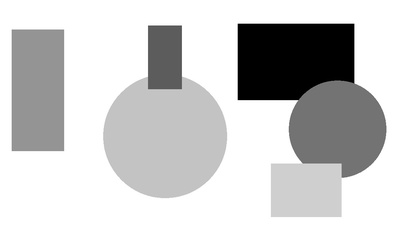
%> input picture COMP 558 Computer Vision/A1/Code and Images/myimage3.jpg, 420 x 236 px, shrunk from 1152 x 648 before the run
$ octave Question3.m   (GNU Octave 9; MATLAB toolbox functions it lacks are replaced by stand-ins)
%> lines starting %> are read from the running program, lines starting %| are printed output that depends on the picture; in (x1, y1, x2, y2) boxes, pixels count from 0 and x2, y2 are one past the last pixel; in counts of white or black regions, pixels touching at a corner belong together; the program's own positions count from 1
### COMP 558 Computer Vision/A1/Code and Images/make2DLOG.m
%My log filter
function log = make2DLOG(sigma)
hg = zeros(3,3)
for i=1:3
    for j=1:3
        hg(i,j) = exp(-((i-2)^2+(j-2)^2)/(2*sigma^2));
    end
end
for i=1:3
    for j=1:3
        log(i,j) = ((i-2)^2+(j-2)^2-2*sigma^2)*hg(i,j)/(sigma^4*sum(sum(hg)));
    end
end
log = log-sum(sum(log))/9;
end

### COMP 558 Computer Vision/A1/Code and Images/Question3.m
%read the image, take gray image of it
image = imread('myimage3.jpg');
%> image is the input picture: size 236x420x3 uint8; min 0, max 255, mean 204.9
disp(size(image))
%|    236   420     3
image = rgb2gray(image);
%> image: size 236x420 uint8
%define an array of simga
sigma = [0.5 1 2 4];
for n = 1:size(sigma,2)
    %conv the pic with my LOG filter
    image_filtered = conv2(image,make2DLOG(sigma(n)),'same');
    zero_crossing = zeros(size(image_filtered,1),size(image_filtered,2))
    %go through every pixel, find if the opposite neighbour have oppoosite
    %signs
    for i = 2:size(image_filtered,1)-1
        for j = 2:size(image_filtered,2)-1
            if image_filtered(i-1,j)>=0 && image_filtered(i+1,j)<0 || image_filtered(i-1,j)<0 && image_filtered(i+1,j)>=0
                zero_crossing(i,j) = 1;
            elseif image_filtered(i,j-1)>=0 && image_filtered(i,j+1)<0 || image_filtered(i,j-1)<0 && image_filtered(i,j+1)>=0
                zero_crossing(i,j) = 1;
            elseif image_filtered(i+1,j-1)>=0 && image_filtered(i-1,j+1)<0 || image_filtered(i+1,j-1)<0 && image_filtered(i-1,j+1)>=0
                zero_crossing(i,j) = 1;
            elseif image_filtered(i-1,j-1)>=0 && image_filtered(i+1,j+1)<0 || image_filtered(i-1,j-1)<0 && image_filtered(i+1,j+1)>=0
                zero_crossing(i,j) = 1;
            end
        end
    end
    imwrite(zero_crossing,strcat(num2str(sigma(n)),'_zerocrossing.jpg'));
end
%> this loop made 4 passes
%> pass 1, `image_filtered = conv2(image,make2DLOG(sigma(n)),'same');`:
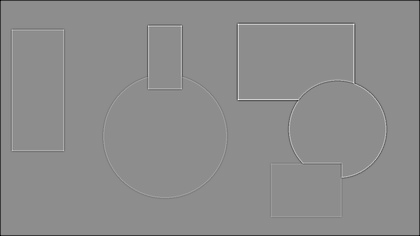
%> image_filtered: size 236x420 double; min -717.9, max 575.2, mean -5.4; drawn with min black and max white
%> pass 1, `imwrite(zero_crossing,strcat(num2str(sigma(n)),'_zerocrossing.jpg'));`:
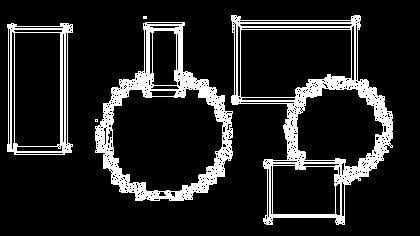
%> saved as 0.5_zerocrossing.jpg: size 236x420 uint8; 13.6% white; 5 white regions (2 under 20 px), largest, box (x1, y1, x2, y2) and area: (231, 15, 393, 225) 6181, (95, 22, 233, 201) 5464, (7, 23, 73, 155) 1841
%> pass 2, `imwrite(zero_crossing,strcat(num2str(sigma(n)),'_zerocrossing.jpg'));`:
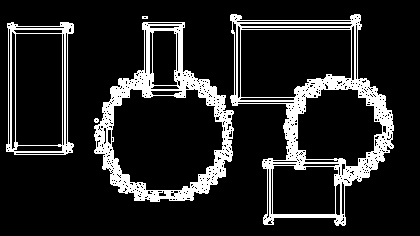
%> saved as 1_zerocrossing.jpg: size 236x420 uint8; 14% white; 5 white regions (1 under 20 px), largest, box (x1, y1, x2, y2) and area: (230, 14, 394, 226) 6466, (94, 22, 234, 202) 5711, (6, 22, 74, 155) 1662, (94, 118, 99, 123) 20
%> after the loop:
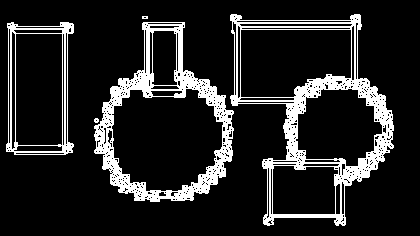
%> zero_crossing: size 236x420 double; values 0 (black) and 1 (white), 14% white; 5 white regions (1 under 20 px), largest, box (x1, y1, x2, y2) and area: (230, 14, 394, 226) 6475, (94, 22, 234, 202) 5680, (6, 22, 74, 155) 1663, (94, 118, 99, 123) 20
